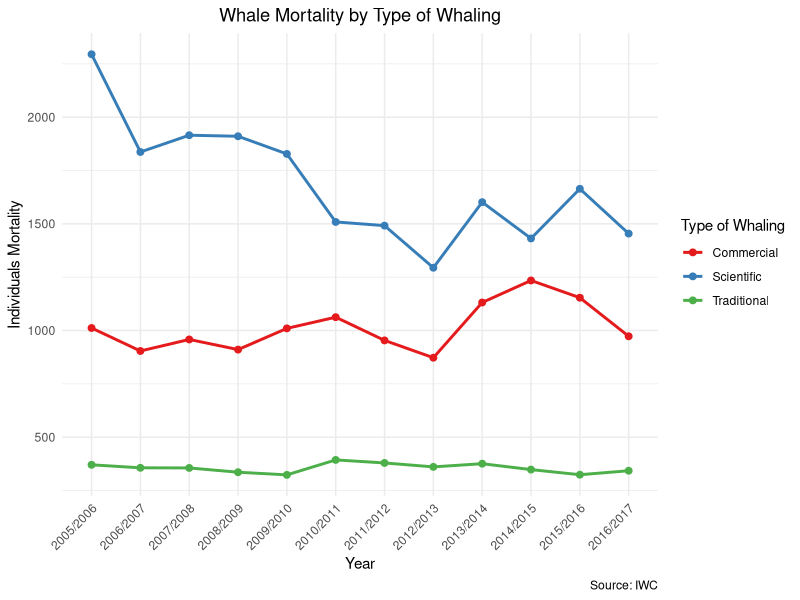

Generate this figure with R:
## ---- chunk 1
library(tidyverse)
library(ggthemes)
## ---- chunk 2
getwd()
Whaling <- read_csv("../../Reconstruction Assignment/Data/Whaling.csv")
View(Whaling)
## ---- chunk 3
# Load necessary libraries
library(ggplot2)
library(dplyr)

# Create the dataframe from data
data <- data.frame(
  Year = c("2005/2006", "2006/2007", "2007/2008", "2008/2009", "2009/2010", 
           "2010/2011", "2011/2012", "2012/2013", "2013/2014", "2014/2015", 
           "2015/2016", "2016/2017"),
  Traditional = c(370.2644248, 356.2728879, 355.607648, 335.5912279, 323.0344189, 
                  393.2200695, 379.0281494, 360.5819389, 375.4910201, 347.8803185, 
                  323.8298673, 342.5012047),
  Commercial = c(1011.635614, 903.9085279, 957.9556204, 910.3982678, 1009.914914, 
                 1062.396665, 953.4867496, 872.3842685, 1131.191396, 1234.52222, 
                 1153.706116, 972.925141),
  Scientific = c(2295.065137, 1836.919071, 1915.443342, 1910.548352, 1827.760462, 
                 1508.887037, 1491.597695, 1294.220201, 1601.640952, 1431.461224, 
                 1664.240028, 1454.291933)
)

# Melt the data for plotting
data_long <- data %>%
  pivot_longer(cols = c("Traditional", "Commercial", "Scientific"), 
               names_to = "Type", 
               values_to = "Mortality")

# Preview the data
print(data_long)
## ---- chunk 4
# Create a line graph
ggplot(data_long, aes(x = Year, y = Mortality, color = Type, group = Type)) +
  geom_line(size = 1) +
  geom_point(size = 2) +
  labs(
    title = "Whale Mortality by Type of Whaling",
    x = "Year",
    y = "Individuals Mortality",
    color = "Type of Whaling",
    caption = "Source: IWC"
  ) +
  theme_minimal() +
  scale_color_brewer(palette = "Set1") +
  theme(
    axis.text.x = element_text(angle = 45, hjust = 1),
    plot.title = element_text(hjust = 0.5),  # Center the title
    axis.title.x = element_text(hjust = 0.5),  # Center the x-axis label
    axis.title.y = element_text(hjust = 0.5)   # Center the y-axis label
  )
